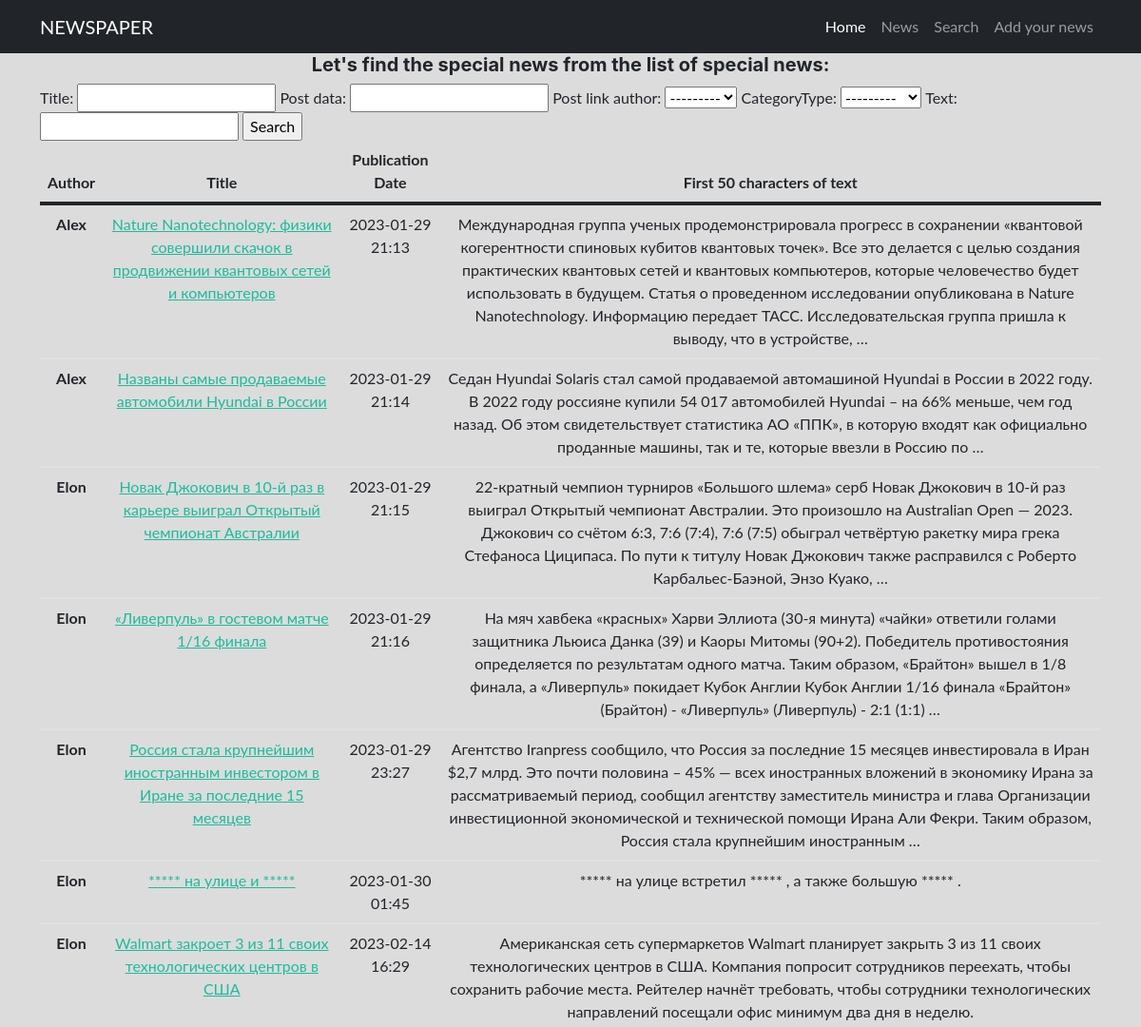
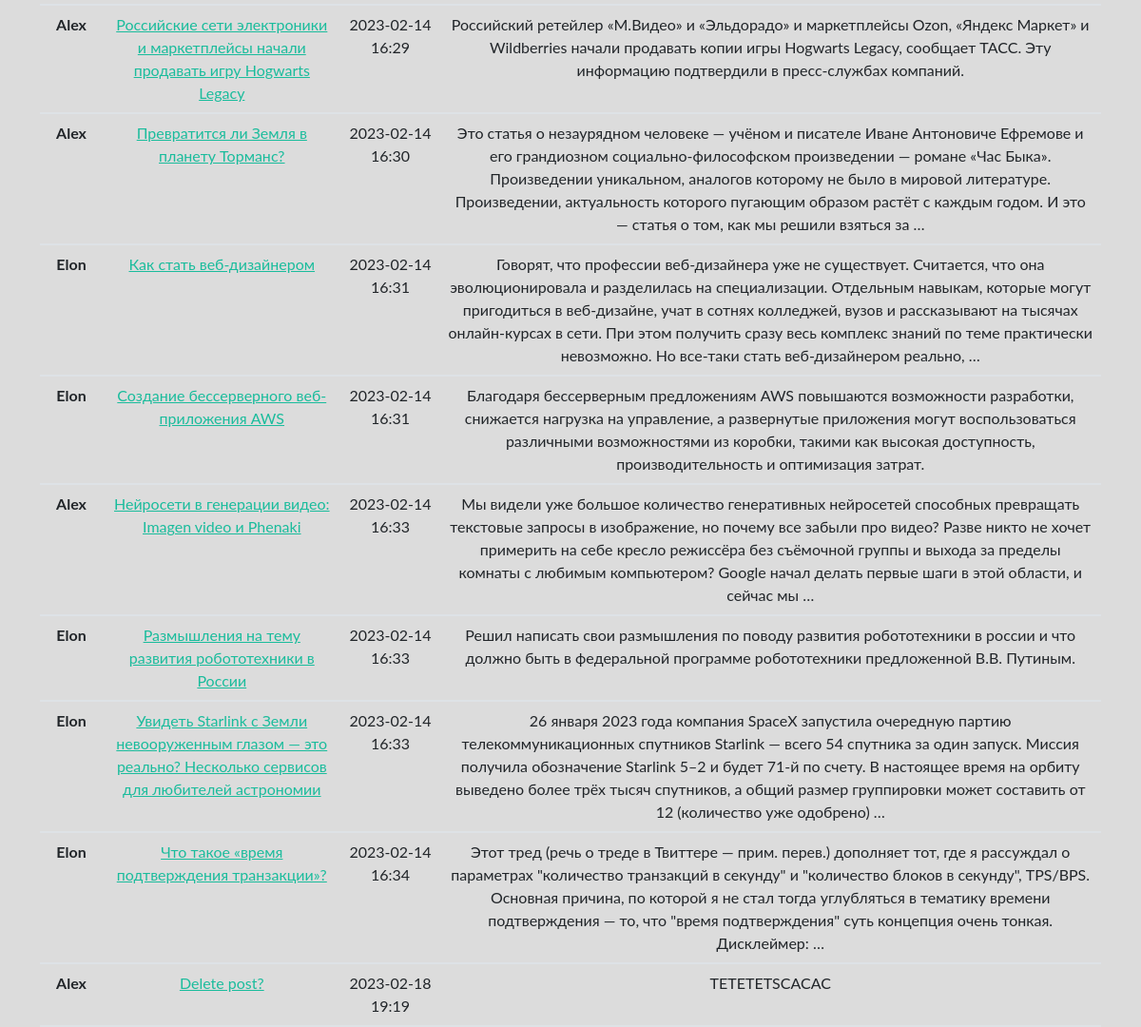
The app's page /news/search/ with its own data (2 pictures, top to bottom).
### news/models.py (models this page shows, shortened)
class Post(models.Model):
    post_link_author = models.ForeignKey(Author, on_delete=models.CASCADE)
    news = 'N'
    articles = 'A'
    CATEGORY_CHOICES = [
        (news, 'Новости'),
        (articles, 'Статьи')
    ]
    categoryType = models.CharField(max_length=1,
                                    choices=CATEGORY_CHOICES,
                                    default=news)
    post_data = models.DateTimeField(auto_now_add=True)  # дата создания объекта
    post_link_category = models.ManyToManyField(Category, through='PostCategory')
    title = models.CharField(max_length=255)
    text = models.TextField()
    rating = models.FloatField(default=0)

class Author(models.Model):
    authors_link_user = models.OneToOneField(User, on_delete=models.CASCADE)
    author_rating = models.FloatField(default=0)
    def __str__(self):
        return self.authors_link_user.username.title()

### news/views.py (the view)
# urls.py: path('search/', views.search, name='search'),
def search(request):
    listings = Post.objects.all()
    listing_filter = PostFilter(request.GET, queryset=listings)
    context = {
        'listing_filter': listing_filter,
    }
    return render(request, "search.html", context)

### news/templatetags/custom_filters.py (called while the page is built)
@register.filter(name='censor')
def censor(value, arg):
    for i in value.split():
        if i.lower() in ban_words:
            value = value.replace(i, arg)
    return value

### templates/search.html (shortened to what this page needs)
{% extends 'flatpages/default.html' %}
{% load custom_filters %}
{% block content %}
<h5 align="center">Let's find the special news from the list of special news:</h5>
<form method="GET">
   {{ listing_filter.form }}
   <input type="submit" value="Search">
</form>
<table class="table">
    <thead class="thead-dark" align="center">
      <tr>
        <th scope="col">Author</th>
        <th scope="col">Title</th>
        <th scope="col">Publication Date</th>
        <th scope="col">First 50 characters of text</th>
      </tr>
    </thead>
    <tbody  align="center">
    {% for listings in listing_filter.qs %}
      <tr>
        <th scope="row">{{ listings.post_link_author}}</th>
        <td><a href="/news/{{ listings.id }}">{{ listings.title|censor:'*****' }}</a></td>
        <td>{{ listings.post_data|date:'Y-m-d H:i' }}</td>
        <td>{{ listings.text|truncatewords:50|censor:'*****'}}</td>
      </tr>
    {% endfor %}
</table>
{% endblock %}

### records on screen
Post: post_link_author "Alex", title|censor "Nature Nanotechnology: физики совершили скачок в продвижении квантовых сетей и компьютеров", post_data "2023-01-29 21:13", text|censor "Международная группа ученых продемонстрировала прогресс в сохранении «квантовой когерентности спиновых кубитов квантовых точек». Все это делается с целью создания практических квантовых сетей и квантовых компьютеров, которые человечество будет использовать в будущем. Статья о проведенном исследовании опубликована в Nature Nanotechnology. Информацию передает ТАСС. Исследовательская группа пришла к выводу, что в устройстве, …"
Post: post_link_author "Alex", title|censor "Названы самые продаваемые автомобили Hyundai в России", post_data "2023-01-29 21:14", text|censor "Седан Hyundai Solaris стал самой продаваемой автомашиной Hyundai в России в 2022 году. В 2022 году россияне купили 54 017 автомобилей Hyundai – на 66% меньше, чем год назад. Об этом свидетельствует статистика АО «ППК», в которую входят как официально проданные машины, так и те, которые ввезли в Россию по …"
Post: post_link_author "Elon", title|censor "Новак Джокович в 10-й раз в карьере выиграл Открытый чемпионат Австралии", post_data "2023-01-29 21:15", text|censor "22-кратный чемпион турниров «Большого шлема» серб Новак Джокович в 10-й раз выиграл Открытый чемпионат Австралии. Это произошло на Australian Open — 2023. Джокович со счётом 6:3, 7:6 (7:4), 7:6 (7:5) обыграл четвёртую ракетку мира грека Стефаноса Циципаса. По пути к титулу Новак Джокович также расправился с Роберто Карбальес-Баэной, Энзо Куако, …"
Post: post_link_author "Elon", title|censor "«Ливерпуль» в гостевом матче 1/16 финала", post_data "2023-01-29 21:16", text|censor "На мяч хавбека «красных» Харви Эллиота (30-я минута) «чайки» ответили голами защитника Льюиса Данка (39) и Каоры Митомы (90+2). Победитель противостояния определяется по результатам одного матча. Таким образом, «Брайтон» вышел в 1/8 финала, а «Ливерпуль» покидает Кубок Англии Кубок Англии 1/16 финала «Брайтон» (Брайтон) - «Ливерпуль» (Ливерпуль) - 2:1 (1:1) …"
Post: post_link_author "Elon", title|censor "Россия стала крупнейшим иностранным инвестором в Иране за последние 15 месяцев", post_data "2023-01-29 23:27", text|censor "Агентство Iranpress сообщило, что Россия за последние 15 месяцев инвестировала в Иран $2,7 млрд. Это почти половина – 45% — всех иностранных вложений в экономику Ирана за рассматриваемый период, сообщил агентству заместитель министра и глава Организации инвестиционной экономической и технической помощи Ирана Али Фекри. Таким образом, Россия стала крупнейшим иностранным …"
Post: post_link_author "Elon", title|censor "***** на улице и *****", post_data "2023-01-30 01:45", text|censor "***** на улице встретил ***** , а также большую ***** ."
Post: post_link_author "Elon", title|censor "Walmart закроет 3 из 11 своих технологических центров в США", post_data "2023-02-14 16:29", text|censor "Американская сеть супермаркетов Walmart планирует закрыть 3 из 11 своих технологических центров в США. Компания попросит сотрудников переехать, чтобы сохранить рабочие места. Рейтелер начнёт требовать, чтобы сотрудники технологических направлений посещали офис минимум два дня в неделю."
Post: post_link_author "Alex", title|censor "Российские сети электроники и маркетплейсы начали продавать игру Hogwarts Legacy", post_data "2023-02-14 16:29", text|censor "Российский ретейлер «М.Видео» и «Эльдорадо» и маркетплейсы Ozon, «Яндекс Маркет» и Wildberries начали продавать копии игры Hogwarts Legacy, сообщает ТАСС. Эту информацию подтвердили в пресс‑службах компаний."
Post: post_link_author "Alex", title|censor "Превратится ли Земля в планету Торманс?", post_data "2023-02-14 16:30", text|censor "Это статья о незаурядном человеке — учёном и писателе Иване Антоновиче Ефремове и его грандиозном социально‑философском произведении — романе «Час Быка». Произведении уникальном, аналогов которому не было в мировой литературе. Произведении, актуальность которого пугающим образом растёт с каждым годом. И это — статья о том, как мы решили взяться за …"
Post: post_link_author "Elon", title|censor "Как стать веб-дизайнером", post_data "2023-02-14 16:31", text|censor "Говорят, что профессии веб-дизайнера уже не существует. Считается, что она эволюционировала и разделилась на специализации. Отдельным навыкам, которые могут пригодиться в веб-дизайне, учат в сотнях колледжей, вузов и рассказывают на тысячах онлайн-курсах в сети. При этом получить сразу весь комплекс знаний по теме практически невозможно. Но все-таки стать веб-дизайнером реально, …"
Post: post_link_author "Elon", title|censor "Создание бессерверного веб-приложения AWS", post_data "2023-02-14 16:31", text|censor "Благодаря бессерверным предложениям AWS повышаются возможности разработки, снижается нагрузка на управление, а развернутые приложения могут воспользоваться различными возможностями из коробки, такими как высокая доступность, производительность и оптимизация затрат."
Post: post_link_author "Alex", title|censor "Нейросети в генерации видео: Imagen video и Phenaki", post_data "2023-02-14 16:33", text|censor "Мы видели уже большое количество генеративных нейросетей способных превращать текстовые запросы в изображение, но почему все забыли про видео? Разве никто не хочет примерить на себе кресло режиссёра без съёмочной группы и выхода за пределы комнаты с любимым компьютером? Google начал делать первые шаги в этой области, и сейчас мы …"
Post: post_link_author "Elon", title|censor "Размышления на тему развития робототехники в России", post_data "2023-02-14 16:33", text|censor "Решил написать свои размышления по поводу развития робототехники в россии и что должно быть в федеральной программе робототехники предложенной В.В. Путиным."
Post: post_link_author "Elon", title|censor "Увидеть Starlink с Земли невооруженным глазом — это реально? Несколько сервисов для любителей астрономии", post_data "2023-02-14 16:33", text|censor "26 января 2023 года компания SрасеХ запустила очередную партию телекоммуникационных спутников Starlink — всего 54 спутника за один запуск. Миссия получила обозначение Starlink 5–2 и будет 71-й по счету. В настоящее время на орбиту выведено более трёх тысяч спутников, а общий размер группировки может составить от 12 (количество уже одобрено) …"
Post: post_link_author "Elon", title|censor "Что такое «время подтверждения транзакции»?", post_data "2023-02-14 16:34", text|censor "Этот тред (речь о треде в Твиттере — прим. перев.) дополняет тот, где я рассуждал о параметрах \"количество транзакций в секунду\" и \"количество блоков в секунду\", TPS/BPS. Основная причина, по которой я не стал тогда углубляться в тематику времени подтверждения — то, что \"время подтверждения\" суть концепция очень тонкая. Дисклеймер: …"
Post: post_link_author "Alex", title|censor "Delete post?", post_data "2023-02-18 19:19", text|censor "TETETETSCACAC"
